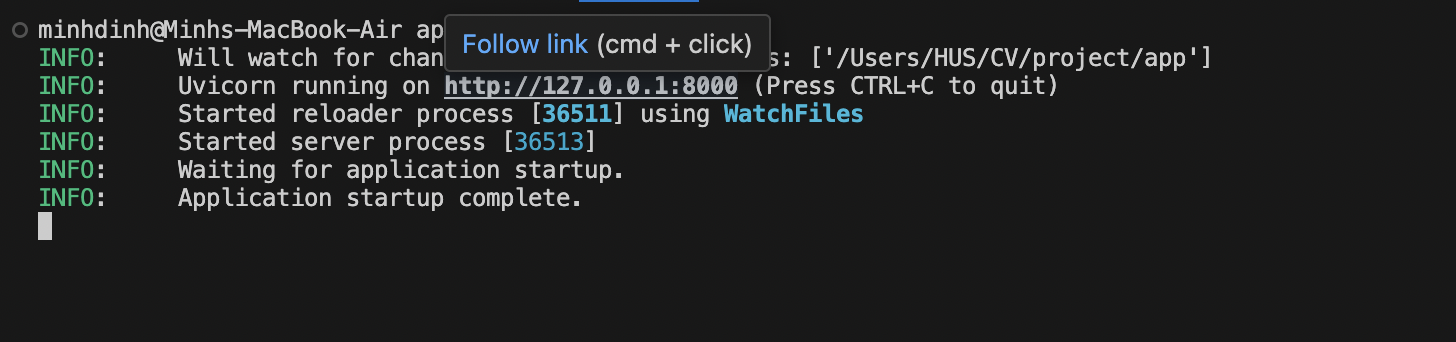
#> input picture git_imgs/terminal.png, 1456 x 342 px, given in place of r0a2e85f0t.png, which was not available
$ jupyter execute --allow-errors code.ipynb   (older library calls are emulated)   (text cells are left out)
#> lines starting #> are read from the running program, lines starting #| are printed output that depends on the picture; pictures that were not available may be replaced by others from this repository, and a replacement may not be noted
[cell 1]
import numpy as np
import cv2
import matplotlib.pyplot as plt
import argparse
import numpy as pb
import glob

[cell 2]
def linear_gray_level_transformation(img, alpha, beta):
    new_img = cv2.convertScaleAbs(img, alpha=alpha, beta=beta)
    return new_img

[cell 3]
def piecewise_linear_transformation(img, threshold, low_slope, high_slope, intercept_low=0, intercept_high=0):
    new_img = img.copy()
    lower_mask = new_img < threshold
    higher_mask = new_img >= threshold
    new_img[lower_mask] = np.clip(low_slope * img[lower_mask] + intercept_low, 0, 255)
    new_img[higher_mask] = np.clip(high_slope * img[higher_mask] + intercept_high, 0, 255)
    return new_img

[cell 4]
def logarithmic_transformation(img, constant=1):
     # Adding 1 to the image to avoid log(0)
    img = np.float32(img) + 1  # Convert to float to avoid overflow issues during log computation

    # Apply the logarithmic transformation
    log_image = constant * np.log(img)

    # Normalize the output to ensure it lies in the range 0-255
    log_image = cv2.normalize(log_image, None, 0, 255, cv2.NORM_MINMAX, dtype=cv2.CV_8U)
    return log_image

[cell 5]
def adjust_gamma(img, gamma=1.0):
    invGamma = 1.0 / gamma
    table = np.array([((i / 255.0) ** invGamma) * 255 for i in np.arange(0, 256)]).astype("uint8")

    gamma_corrected = cv2.LUT(img, table)
    return gamma_corrected

[cell 6]
def hist_equalization(img):
    """ Normal Histogram Equalization

    Args:
        img : image input with single channel

    Returns:
        : Equalized Image
    """
    array = pb.asarray(img)
    bin_cont = pb.bincount(array.flatten(), minlength=256)
    pixels = pb.sum(bin_cont)
    bin_cont = bin_cont / pixels
    cumulative_sumhist = pb.cumsum(bin_cont)
    map = pb.floor(255 * cumulative_sumhist).astype(pb.uint8)
    arr_list = list(array.flatten())
    eq_arr = [map[p] for p in arr_list]
    arr_back = pb.reshape(pb.asarray(eq_arr), array.shape)
    return arr_back

[cell 7]
def apply_ahe(img, tile_grid_size=(8, 8)):
    # Function to apply AHE on a single channel
    def ahe_channel(channel):
        height, width = channel.shape
        x_tiles = int(np.ceil(width / tile_grid_size[0]))
        y_tiles = int(np.ceil(height / tile_grid_size[1]))
        output_channel = np.zeros_like(channel)

        for y in range(y_tiles):
            for x in range(x_tiles):
                start_x = x * tile_grid_size[0]
                start_y = y * tile_grid_size[1]
                end_x = min(start_x + tile_grid_size[0], width)
                end_y = min(start_y + tile_grid_size[1], height)

                tile = channel[start_y:end_y, start_x:end_x]
                equalized_tile = cv2.equalizeHist(tile)
                output_channel[start_y:end_y, start_x:end_x] = equalized_tile

        return output_channel

    # Check if the image is grayscale or color
    if len(img.shape) == 2:
        # Grayscale image
        return ahe_channel(img)
    elif len(img.shape) == 3:
        # Color image, apply AHE to each channel
        channels = cv2.split(img)
        equalized_channels = [ahe_channel(channel) for channel in channels]
        return cv2.merge(equalized_channels)

[cell 8]
def apply_clahe(img, clip_limit=2.0, tile_grid_size=(8, 8)):
    # Check if the image is grayscale; if not, convert to grayscale
    if len(img.shape) > 2 and img.shape[2] == 3:
        img = cv2.cvtColor(img, cv2.COLOR_BGR2GRAY)

    # Create a CLAHE object
    clahe = cv2.createCLAHE(clipLimit=clip_limit, tileGridSize=tile_grid_size)

    # Apply CLAHE to the grayscale image
    clahe_img = clahe.apply(img)

    return clahe_img

[cell 9]
def single_scale_retinex(img, sigma):
    retinex = cv2.log(cv2.add(np.float64(img), 1.0)) - cv2.log(cv2.GaussianBlur(np.float64(img), (0, 0), sigma) + 1.0)
    retinex_normalized = ((retinex - retinex.min()) / (retinex.max() - retinex.min())) * 255.0
    return retinex_normalized.astype(np.uint8)

[cell 10]
def multi_scale_retinex(img, sigma_list):
    retinex = np.zeros_like(np.float64(img))
    for sigma in sigma_list:
        retinex += single_scale_retinex(img, sigma)
    retinex = ((retinex - retinex.min()) / (retinex.max() - retinex.min())) * 255.0
    return retinex.astype(np.uint8)

[cell 11]
def simplest_color_balance(img, low_clip, high_clip):
    total = img.shape[0] * img.shape[1]
    for i in range(img.shape[2]):
        unique, counts = np.unique(img[:, :, i], return_counts=True)
        current = 0
        for u, c in zip(unique, counts):
            if current < low_clip * total:
                low_val = u
            if current < high_clip * total:
                high_val = u
            current += c
        img[:, :, i] = np.maximum(np.minimum(img[:, :, i], high_val), low_val)
    return img

def MSRCR(img, sigma_list):
    img = np.float64(img) + 1.0
    img_retinex = multi_scale_retinex(img, sigma_list)
    img_color = simplest_color_balance(img_retinex, 0.01, 0.99)
    for i in range(img.shape[2]):
        img_color[:, :, i] = (img_color[:, :, i] - np.min(img_color[:, :, i])) / (np.max(img_color[:, :, i]) - np.min(img_color[:, :, i])) * 255
    img_color = np.uint8(np.minimum(np.maximum(img_color, 0), 255))
    return img_color

[cell 12]
import cv2
import numpy as np
import matplotlib.pyplot as plt

def single_scale_retinex(img, sigma):
    retinex = cv2.log(cv2.add(np.float64(img), 1.0)) - cv2.log(cv2.GaussianBlur(np.float64(img), (0, 0), sigma) + 1.0)
    return retinex

img = cv2.cvtColor(cv2.imread('./static/img/input/Brightening/r0a2e85f0t.png'), cv2.COLOR_BGR2RGB)
plt.subplot(1, 2, 1)
plt.imshow(img)

transformed_img = single_scale_retinex(img, sigma=10)
#> in single_scale_retinex, `retinex = cv2.log(cv2.add(np.float64(img), 1.0)) - cv2.log(cv2.Gaussia..`:
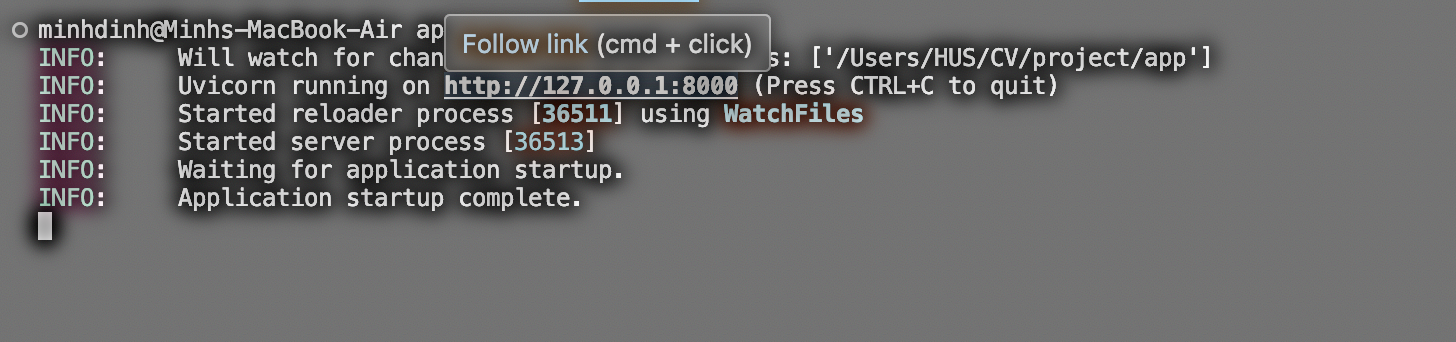
#> retinex: shape (342, 1456, 3) float64; mean R, G, B -0.111, -0.121, -0.121; drawn with min black and max white
transformed_img = (transformed_img - np.min(transformed_img)) / (np.max(transformed_img) - np.min(transformed_img)) * 255.0
transformed_img = transformed_img.astype(np.uint8)

plt.subplot(1, 2, 2)
plt.imshow(transformed_img)
# cv2.imwrite('test.JPG', cv2.cvtColor(transformed_img, cv2.COLOR_RGB2BGR))

[cell 13]
# Test thì đổi tên ảnh trong test_img = (ảnh mới).copy()
mef = cv2.cvtColor(cv2.imread('/Users/HUS/CV/bt/app/static/img/input/MEF/A.png'), cv2.COLOR_BGR2RGB)
img = mef.copy()

# Gray Trans
linear = linear_gray_level_transformation(img, alpha=0.5, beta=50)
piece = piecewise_linear_transformation(img, threshold=128, low_slope=0.5, high_slope=2)
#> in piecewise_linear_transformation, `lower_mask = new_img < threshold`:
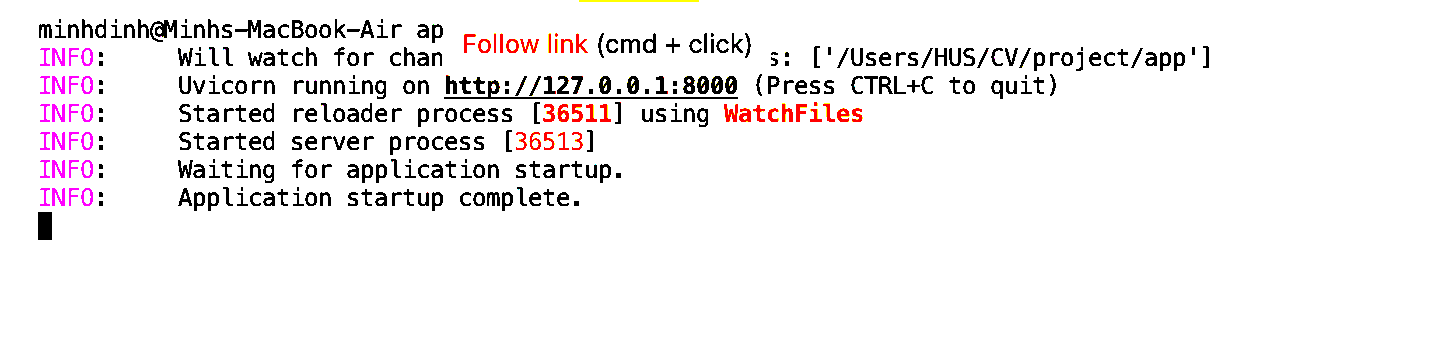
#> lower_mask: shape (342, 1456, 3) bool; mean R, G, B 0.955, 0.945, 0.948
#> in piecewise_linear_transformation, `new_img[higher_mask] = np.clip(high_slope * img[higher_mask] + interce..`: new_img: shape (342, 1456, 3); mean R, G, B 17.6, 18.2, 18.6
log = logarithmic_transformation(img, constant= 1)
gamma = adjust_gamma(img, gamma=10)
#> in adjust_gamma, `gamma_corrected = cv2.LUT(img, table)`:
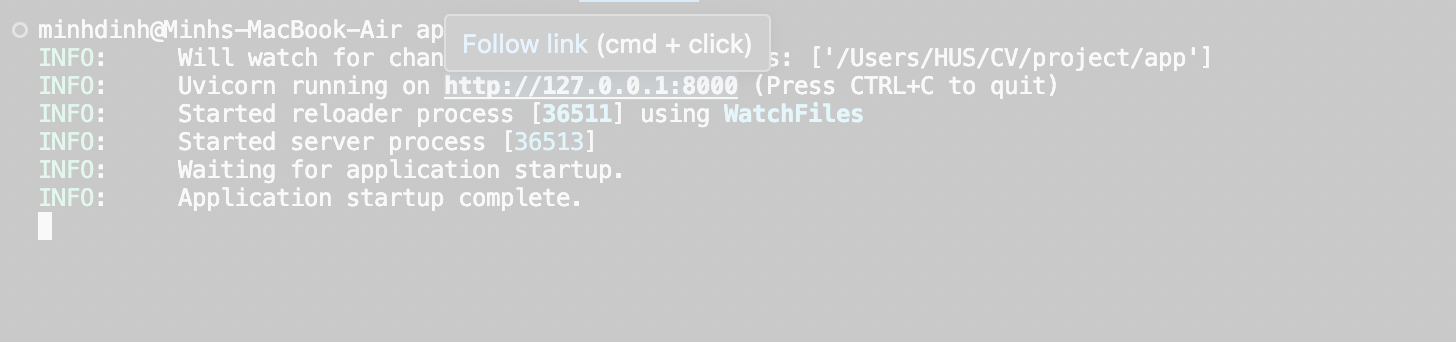
#> gamma_corrected: shape (342, 1456, 3); mean R, G, B 203.9, 204.2, 204.2

# Histogram

he = hist_equalization(img)
#> in hist_equalization, `bin_cont = pb.bincount(array.flatten(), minlength=256)`: bin_cont = 256 values, max 971845 at index 24, min 0 at index 0, mean 5835.4
#> in hist_equalization, `pixels = pb.sum(bin_cont)`: pixels = 1493856
#> in hist_equalization, `bin_cont = bin_cont / pixels`: bin_cont = 256 values, max 0.651 at index 24, min 0 at index 0, mean 0.00391
#> in hist_equalization, `cumulative_sumhist = pb.cumsum(bin_cont)`: cumulative_sumhist = 256 values from 0 to 1
#> in hist_equalization, `map = pb.floor(255 * cumulative_sumhist).astype(pb.uint8)`: map = 256 values from 0 to 254
#> in hist_equalization, `arr_list = list(array.flatten())`: arr_list = 1493856 items
#> in hist_equalization, `arr_back = pb.reshape(pb.asarray(eq_arr), array.shape)`:
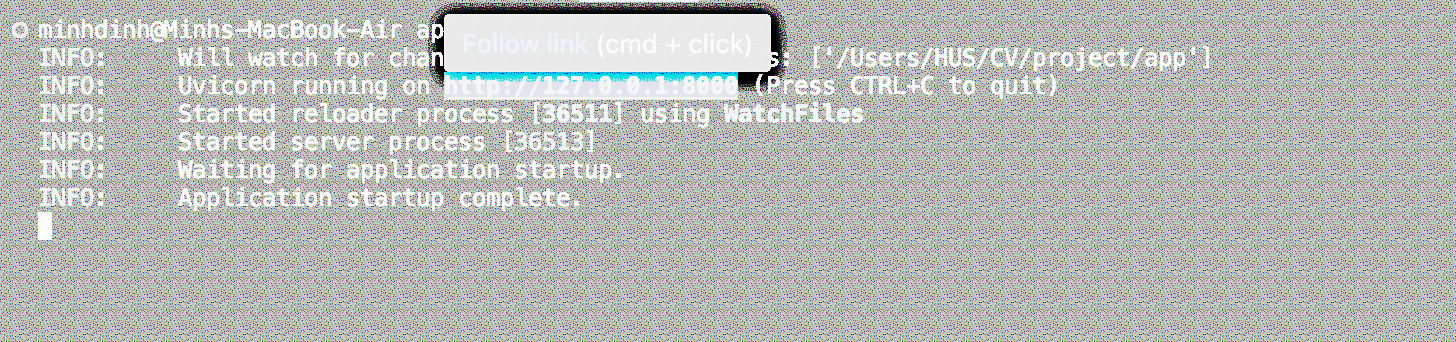
#> arr_back: shape (342, 1456, 3); mean R, G, B 184.1, 186.1, 183.3
ahe = apply_ahe(img)
#> after the loop in ahe_channel (call 2), `for y in range(y_tiles):`:
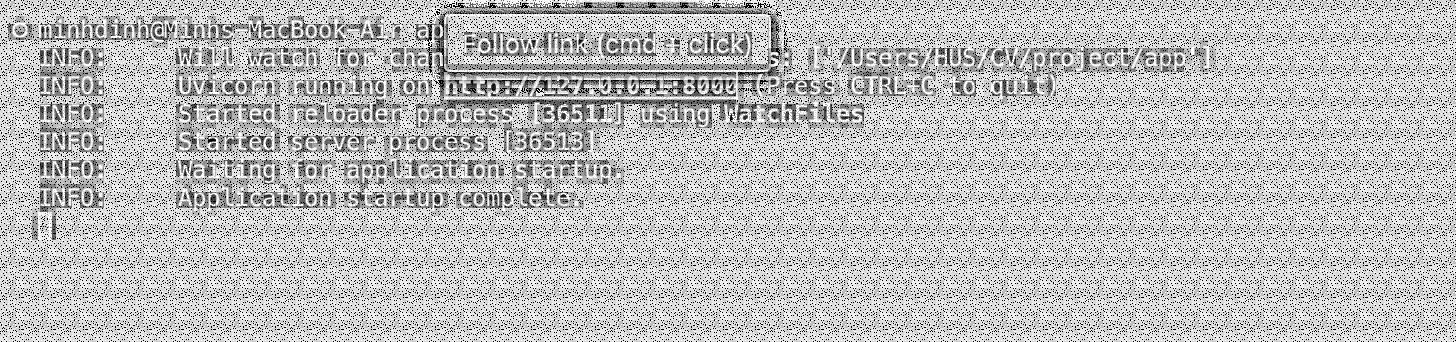
#> output_channel: shape (342, 1456); min 0, max 255, mean 187.7
#> after the loop in ahe_channel (call 3), `for y in range(y_tiles):`:
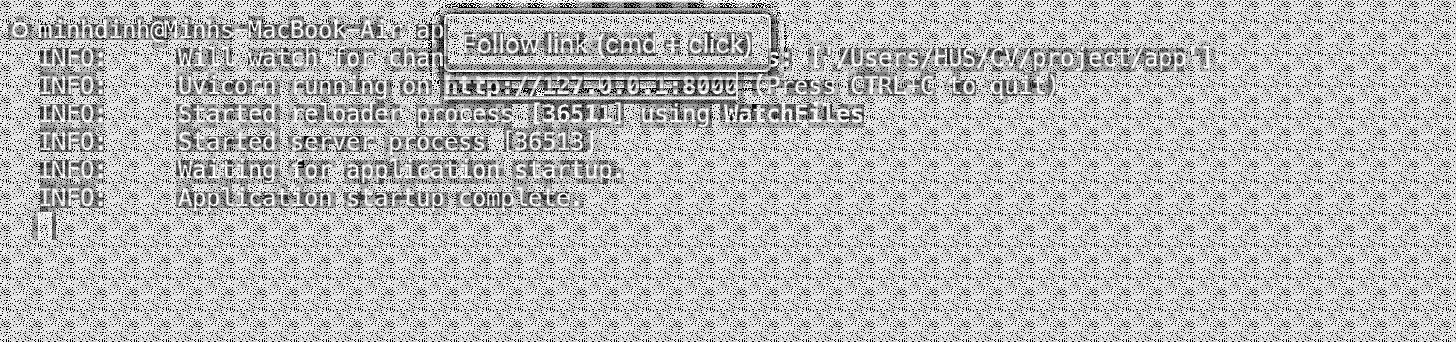
#> output_channel: shape (342, 1456); min 0, max 255, mean 184.7
#> in apply_ahe, `equalized_channels = [ahe_channel(channel) for channel in channels]`: equalized_channels = 3 items
#> in apply_ahe, `return cv2.merge(equalized_channels)`:
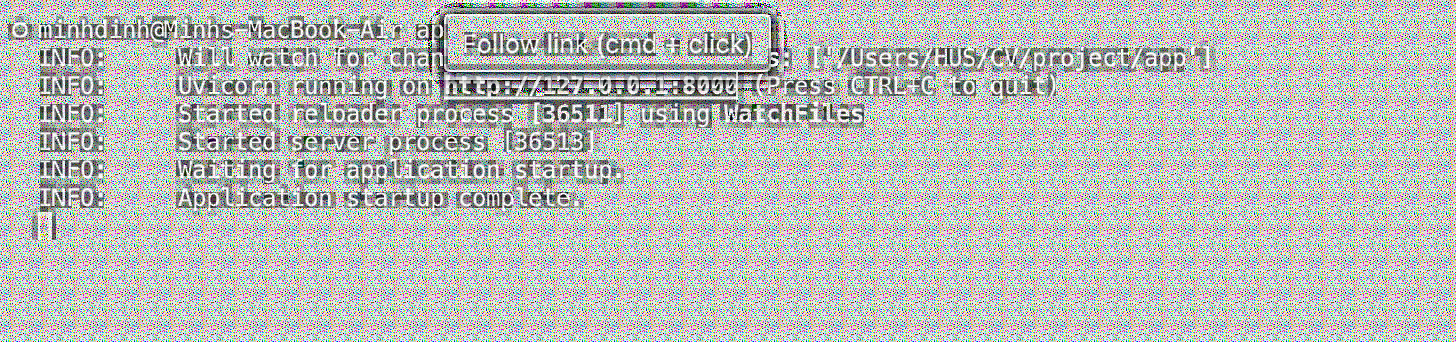
#> returned value: shape (342, 1456, 3); mean of channels 0, 1, 2 184.5, 187.7, 184.7; drawn as B, G, R
clahe = apply_clahe(img)

# retinex

ssr = single_scale_retinex(img, sigma=10)
msr = multi_scale_retinex(img, sigma_list=[10, 50, 100])
msrcr = MSRCR(img, sigma_list=[10, 50, 100])
#> after the loop in MSRCR, `for i in range(img.shape[2]):`:
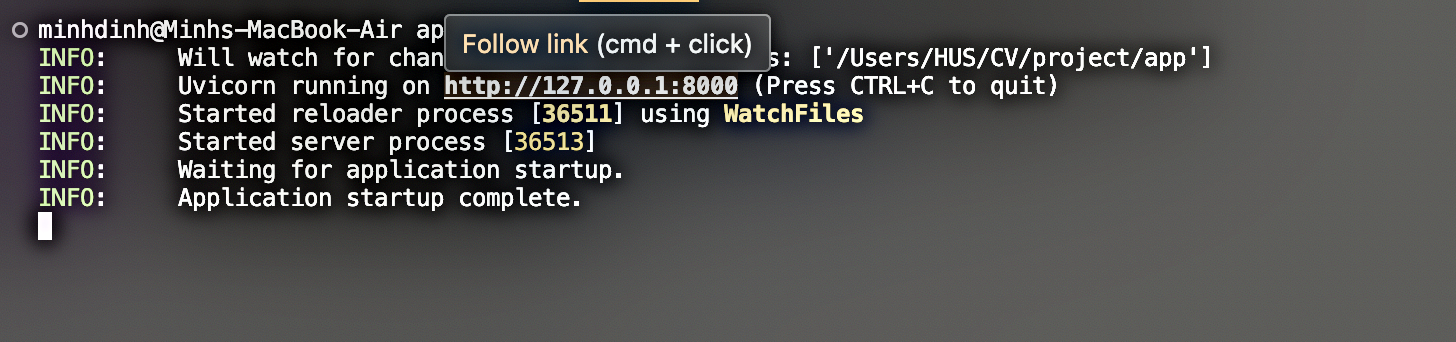
#> img_color: shape (342, 1456, 3); mean of channels 0, 1, 2 75.4, 76, 76.5; drawn as B, G, R

[cell 14]
# List of images and titles
images = [img, linear, piece, log, gamma, he, ahe, clahe, ssr, msr, msrcr]
titles = ["Original", "Linear", "Piecewise", "Log", "Gamma", "HE", "AHE", "CLAHE", "SSR", "MSR", "MSRCR"]

# Create subplots
rows = 3
cols = 4
fig, axes = plt.subplots(rows, cols, figsize=(15, 10))

for i, ax in enumerate(axes.flat):
    if i < len(images):
        ax.imshow(images[i], cmap='gray')
        ax.set_title(titles[i])
    ax.axis('off')

# Adjust subplot parameters for better layout
plt.tight_layout()
plt.show()
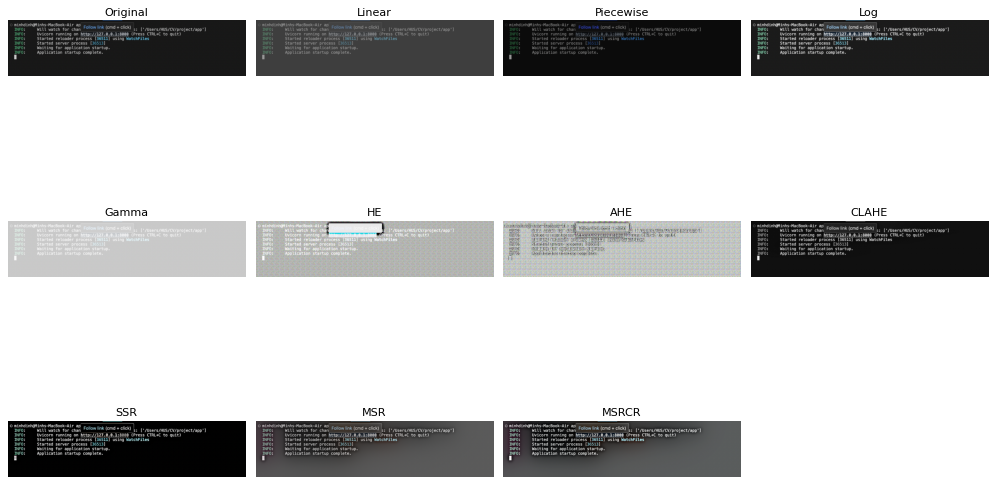
#> figure drawn by matplotlib, 11 panels
